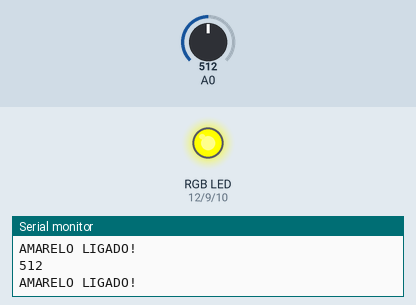
A sketch run on a simulated Arduino Uno, built with avr-gcc and run on an emulated ATmega328P. Parts: an RGB LED mixed from three pins (HIGH = lit), the last lines printed to the serial monitor. Inputs (shaded band) come from the test bench; at power-on: A0 = 512.

Above: at 2.8 s.
2.9 s: A0 set to 467
5.6 s: A0 set to 434
At 6.9 s:
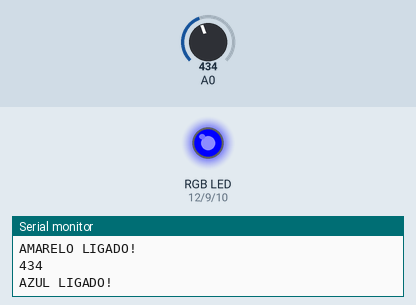
8.3 s: A0 set to 311
11.2 s: A0 set to 290
At 12.7 s:
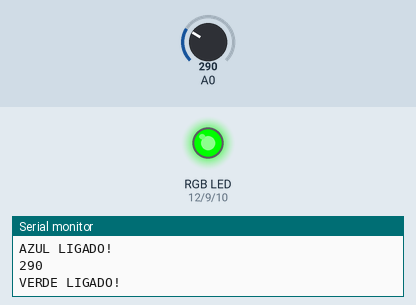
13.9 s: A0 set to 159
16.6 s: A0 set to 141
At 18.5 s:
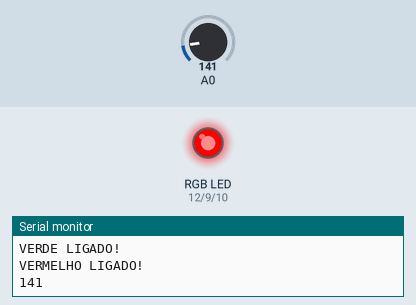
Timing chart, 0 to 20.0 s (numbered marks = the images above; inputs shaded):
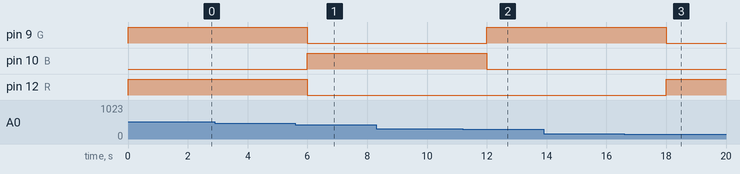

The sketch:

LDR_RGB.ino
```cpp
#define R 12
#define G 9
#define B 10

void setup()
{

  Serial.begin(9600);
  pinMode(R, OUTPUT);
  pinMode(G, OUTPUT);
  pinMode(B, OUTPUT);
  pinMode(A0, INPUT);
}

void loop()
{
  int LDR = analogRead(A0);

  if (LDR<=150)
  {
    digitalWrite(B, LOW);
    digitalWrite(G, LOW);
    digitalWrite(R, HIGH);
    Serial.println("VERMELHO LIGADO!");
    Serial.println(LDR);
    delay (1000);


  }
  else if (LDR<=300)
  {
    digitalWrite(R, LOW);
    digitalWrite(B, LOW);
    Serial.println(LDR);
    Serial.println("VERDE LIGADO!");
    digitalWrite(G, HIGH);
    delay (1000);


  }
  else if(LDR<=450)
  {
    digitalWrite(G, LOW);
    digitalWrite(R, LOW);
    Serial.println(LDR);
    Serial.println("AZUL LIGADO!");
    digitalWrite(B, HIGH);
    delay (1000);

  }
  else if (LDR<=600)
  {
    digitalWrite(B, LOW);
    Serial.println(LDR);
    Serial.println("AMARELO LIGADO!");
    digitalWrite(R, HIGH);
    digitalWrite(G, HIGH);
    delay (1000);
  }
  else if (LDR<=750)
  {
    digitalWrite(R, LOW);
    digitalWrite(G, LOW);
    Serial.println(LDR);
    Serial.println("ROXO LIGADO!");
    digitalWrite(R, HIGH);
    digitalWrite(B, HIGH);
    delay (1000);
  }
  else if (LDR<=900)
  {
    digitalWrite(R, LOW);
    digitalWrite(B, LOW);
    Serial.println(LDR);
    Serial.println("CIANO LIGADO!");
    digitalWrite(G, HIGH);
    digitalWrite(B, HIGH);
    delay (1000);
  }
  else if (LDR>900)
  {
    digitalWrite(B, LOW);
    digitalWrite(G, LOW);
    Serial.println(LDR);
    Serial.println("BRANCO LIGADO!");
    digitalWrite(R, HIGH);
    digitalWrite(G, HIGH);
    digitalWrite(B, HIGH);
    delay (1000);
  }
  delay (1000);

}
```

Measured:
- the behaviour switches between 451 and 450 on A0 (found by bisection; images 0 and 1)
- the behaviour switches between 301 and 300 on A0 (found by bisection; images 1 and 2)
- the behaviour switches between 151 and 150 on A0 (found by bisection; images 2 and 3)
- after the input at 5.6 s, pin 9 (G), pin 12 (R): HIGH → LOW after 0.40 s; pin 10 (B): LOW → HIGH after 0.40 s
- after the input at 11.2 s, pin 9 (G): LOW → HIGH after 0.80 s; pin 10 (B): HIGH → LOW after 0.80 s
- after the input at 16.6 s, pin 9 (G): HIGH → LOW after 1.4 s; pin 12 (R): LOW → HIGH after 1.4 s
